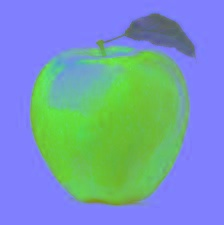
#> input picture IMAGE PROCESSING/Image Transformation/YCbCr_image.jpg, 224 x 225 px
$ python YCbCr2RGB.py
#> lines starting #> are read from the running program, lines starting #| are printed output that depends on the picture
import cv2

# Load the YCbCr image
YCbCr_image = cv2.imread('YCbCr_image.jpg')
#> YCbCr_image is the input picture: shape (225, 224, 3); mean B, G, R 182.3, 153.3, 117.2

# Convert to BGR (RGB)
rgb_image = cv2.cvtColor(YCbCr_image, cv2.COLOR_YCrCb2BGR)
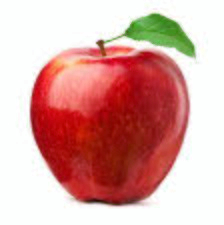
#> rgb_image: shape (225, 224, 3); mean B, G, R 163.2, 168, 218

# Display original image
cv2.imshow('Original Image', YCbCr_image)

# Display the RGB image
cv2.imshow('RGB Image', rgb_image)
cv2.waitKey(0)
cv2.destroyAllWindows()
